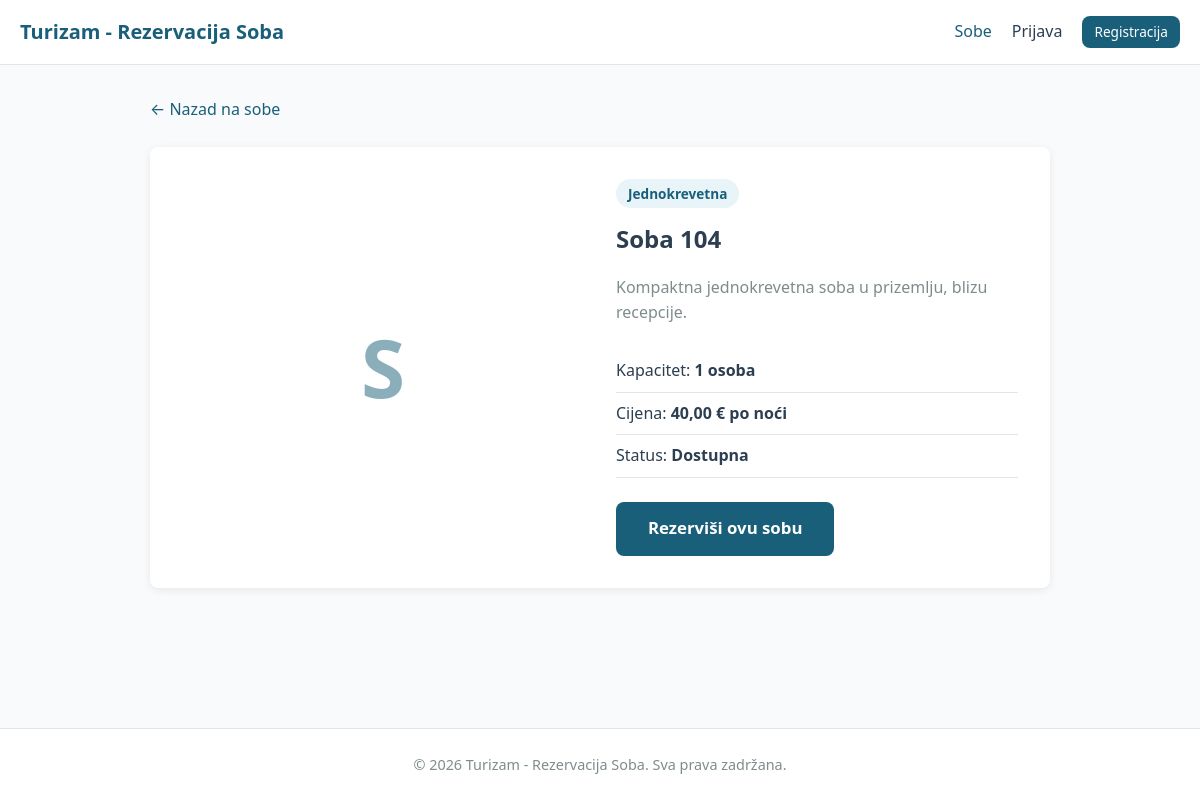
Page /soba.php?id=7 on the committed database.
### tables this page shows
CREATE TABLE sobe (
    id INT AUTO_INCREMENT PRIMARY KEY,
    naziv VARCHAR(100) NOT NULL,
    opis TEXT,
    tip ENUM('jednokrevetna', 'dvokrevetna', 'apartman', 'suite') NOT NULL,
    kapacitet INT NOT NULL DEFAULT 1,
    cijena_po_noci DECIMAL(10, 2) NOT NULL,
    slika VARCHAR(255) DEFAULT NULL,
    dostupna TINYINT(1) NOT NULL DEFAULT 1,
    kreiran_at TIMESTAMP DEFAULT CURRENT_TIMESTAMP
);

### config/database.php (called while the page is built, shortened)
<?php
function getDB(): PDO
{
    static $pdo = null;
    if ($pdo === null) {
        $dsn = 'mysql:host=' . DB_HOST . ';dbname=' . DB_NAME . ';charset=' . DB_CHARSET;
        $pdo = new PDO($dsn, DB_USER, DB_PASS, [
            PDO::ATTR_ERRMODE => PDO::ERRMODE_EXCEPTION,
            PDO::ATTR_DEFAULT_FETCH_MODE => PDO::FETCH_ASSOC,
        ]);
    }
    return $pdo;
}
function e(string $value): string
{
    return htmlspecialchars($value, ENT_QUOTES, 'UTF-8');
}
function formatPrice(float $price): string
{
    return number_format($price, 2, ',', '.') . ' €';
}
function tipSobeLabel(string $tip): string
{
    $labels = [
        'jednokrevetna' => 'Jednokrevetna',
        'dvokrevetna' => 'Dvokrevetna',
        'apartman' => 'Apartman',
        'suite' => 'Suite',
    ];
    return $labels[$tip] ?? $tip;
}

### soba.php (the view, shortened to what this page needs)
<?php
$id = (int) ($_GET['id'] ?? 0);
$stmt = getDB()->prepare('SELECT * FROM sobe WHERE id = ? AND dostupna = 1');
$stmt->execute([$id]);
$soba = $stmt->fetch();
require_once __DIR__ . '/includes/header.php';
?>
<section class="room-detail">
    <a href="index.php" class="back-link">&larr; Nazad na sobe</a>
    <div class="room-detail-grid">
        <div class="room-detail-image">
            <div class="room-placeholder large"><?= e(mb_substr($soba['naziv'], 0, 1)) ?></div>
        </div>
        <div class="room-detail-info">
            <span class="badge"><?= e(tipSobeLabel($soba['tip'])) ?></span>
            <h1><?= e($soba['naziv']) ?></h1>
            <p class="room-full-desc"><?= e($soba['opis']) ?></p>
            <ul class="feature-list">
                <li>Kapacitet: <strong><?= (int) $soba['kapacitet'] ?> osoba</strong></li>
                <li>Cijena: <strong><?= formatPrice((float) $soba['cijena_po_noci']) ?> po noći</strong></li>
                <li>Status: <strong>Dostupna</strong></li>
            </ul>
            <a href="rezervacija.php?soba_id=<?= (int) $soba['id'] ?>" class="btn btn-primary btn-lg">Rezerviši ovu sobu</a>
        </div>
    </div>
</section>
<?php require_once __DIR__ . '/includes/footer.php'; ?>

### assets/css/style.css (style rules this page uses)
:root { --primary: #1a5f7a; --primary-dark: #134a61; --primary-light: #e8f4f8; --accent: #c87941; --success: #2d8a4e; --danger: #c0392b; --warning: #d68910; --text: #2c3e50; --text-muted: #7f8c8d; --border: #dfe6e9; --bg: #f8fafb; --white: #ffffff; --shadow: 0 2px 8px rgba(0, 0, 0, 0.08); --radius: 8px; }
* { margin: 0; padding: 0; box-sizing: border-box; }
body { font-family: 'Segoe UI', system-ui, -apple-system, sans-serif; color: var(--text); background: var(--bg); line-height: 1.6; min-height: 100vh; display: flex; flex-direction: column; }
.btn { display: inline-block; padding: 0.6rem 1.25rem; border: none; border-radius: var(--radius); font-size: 0.95rem; font-weight: 600; cursor: pointer; text-decoration: none; text-align: center; transition: all 0.2s; }
.btn-primary { background: var(--primary); color: var(--white); }
.btn-lg { padding: 0.85rem 2rem; font-size: 1.05rem; }
.room-placeholder { display: flex; align-items: center; justify-content: center; height: 100%; font-size: 3rem; font-weight: 700; color: var(--primary); opacity: 0.5; }
.room-placeholder.large { font-size: 5rem; border-radius: var(--radius); }
.room-detail { max-width: 900px; margin: 0 auto; }
.back-link { color: var(--primary); text-decoration: none; display: inline-block; margin-bottom: 1.5rem; }
.room-detail-grid { display: grid; grid-template-columns: 1fr 1fr; gap: 2rem; background: var(--white); padding: 2rem; border-radius: var(--radius); box-shadow: var(--shadow); }
.badge { display: inline-block; background: var(--primary-light); color: var(--primary); padding: 0.25rem 0.75rem; border-radius: 20px; font-size: 0.85rem; font-weight: 600; margin-bottom: 0.75rem; }
.room-full-desc { color: var(--text-muted); margin: 1rem 0; }
.feature-list { list-style: none; margin: 1.5rem 0; }
.feature-list li { padding: 0.5rem 0; border-bottom: 1px solid var(--border); }

### rows in the picture
sobe: naziv "S", tip "Jednokrevetna", naziv "Soba 104", opis "Kompaktna jednokrevetna soba u prizemlju, blizu recepcije.", kapacitet "1", cijena_po_noci "40,00 €"

### other values in the picture
APP_NAME "Turizam - Rezervacija Soba"
